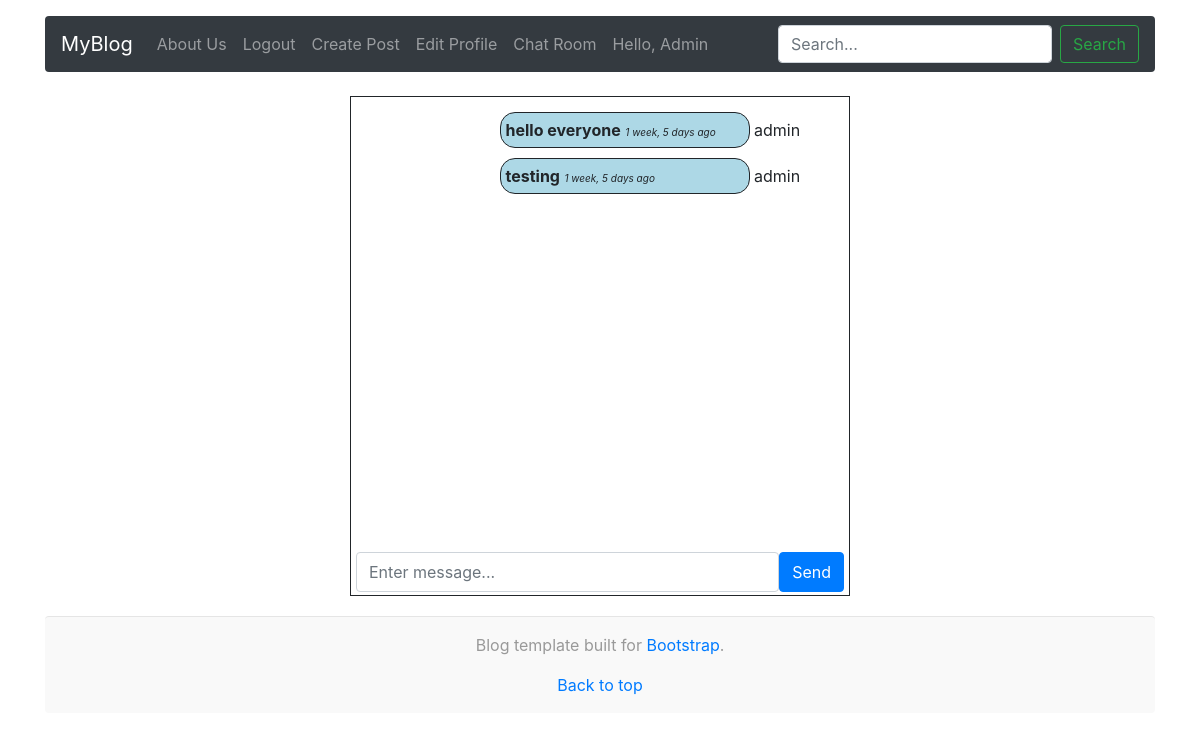
/chat (signed in), run on an earlier commit of the app's database.
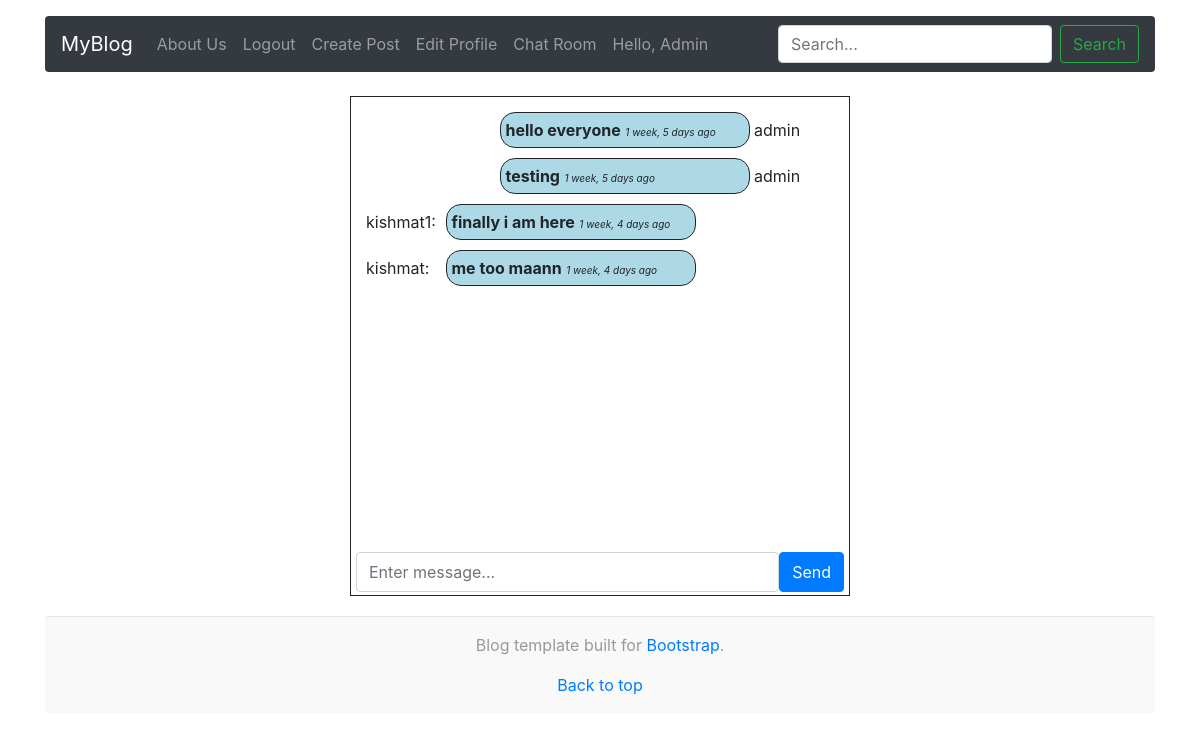
And on a later commit of the database.
### post/models.py (models this page shows, shortened)
class Author(models.Model):
    user = models.OneToOneField(User,on_delete=models.CASCADE,primary_key=True)
    name = models.CharField(max_length=50,null=True)
    phone = models.CharField(max_length=20)
    address = models.CharField(max_length=50,blank=True)
    profile_pic = models.ImageField(upload_to="authors/",default='authors/ava.JPG')

class Chat(models.Model):
    sender = models.ForeignKey(User,on_delete=models.CASCADE)
    message = models.CharField(max_length=500)
    created_at = models.DateTimeField(auto_now_add=True)

### post/views.py (the view)
# urls.py: path('chat',chat,name="chat"),
@login_required(login_url='login')
def chat(request):
    if request.method == "POST":
        chat = request.POST.get('message')
        new_chat = Chat(sender=request.user,message=chat)
        new_chat.save()
    chats = Chat.objects.all()
    context = {
        'chats':chats
    }
    return render(request,'post/chat.html',context)

### post/templates/post/chat.html (shortened to what this page needs)
{% extends 'post/base.html' %}
{% load humanize %}
{% block body %}
<div class="container mt-4 d-flex justify-content-center">
    <div style="border: 1px solid; height: 500px; width: 500px;">
        <div id="chat-box" style="height:450px; padding: 10px; overflow: auto; overflow-x: hidden;">
            {% for chat in chats %}
            {% if chat.sender == request.user %}
            <div style="padding: 5px; float: right;">
                <div style="display: inline-block; background-color: lightblue; border: 1px solid; width:250px; height: fit-content;
                 word-wrap:break-word;  padding: 5px; border-radius: 15px;">
                    <span style="font-weight: bold;">{{chat.message}}</span>
                    <span style="font-size: 10px; font-style: italic;">{{chat.created_at|naturaltime}}</span>
                </div>
                <div style="display: inline-block; width: 80px; height: fit-content; word-wrap:break-word;">
                    {{chat.sender}}
                </div>
            </div>
            {% else %}
            <div style="padding: 5px; float: left;">
                <div style="display: inline-block; width: 75px; height: fit-content; word-wrap:break-word;">
                    {{chat.sender}}:
                </div>
                <div style=" background-color: lightblue; border: 1px solid; width:250px; height: fit-content;
                 word-wrap:break-word; display: inline-block; padding: 5px; border-radius: 15px;">
                    <span style="font-weight: bold;">{{chat.message}}</span>
                    <span style="font-size: 10px; font-style: italic;">{{chat.created_at|naturaltime}}</span>
                </div>
            </div>
            {% endif %}
            {% endfor %}
        </div>
        <div>
            <form class="d-flex justify-content-around" style="height: 50px; padding: 5px;" method="POST">
                <input type="text"class="form-control" name="message" placeholder="Enter message...">
                <button class="btn btn-primary">Send</button>
            </form>
        </div>
    </div>
</div>
{% endblock body %}

### post/templates/post/base.html (shortened to what this page needs)
{% load static %}
<!DOCTYPE html>
<html lang="en">
    <head>
        <link rel="stylesheet" href="https://maxcdn.bootstrapcdn.com/bootstrap/4.0.0/css/bootstrap.min.css" />
    </head>
    <body>
        <div class="container mt-3">
            <nav class="navbar navbar-expand-lg navbar-dark bg-dark rounded justify-content-between">
                <a class="navbar-brand" href="/">MyBlog</a>
                <div class="collapse navbar-collapse" id="navbarSupportedContent">
                    <ul class="navbar-nav mr-auto">
                        <li class="nav-item ">
                            <a class="nav-link" href="#">About Us</a>
                        </li>
                        {% if user.is_authenticated %}
                        <li class="nav-item">
                            <a class="nav-link" href="{% url 'logout' %}">Logout </a>
                        </li>
                        <li class="nav-item">
                            <a class="nav-link" href="{% url 'create-post' %}">Create Post </a>
                        </li>
                        <li class="nav-item">
                            <a class="nav-link" href="{% url 'edit-profile' %}">Edit Profile</a>
                        </li>
                        <li class="nav-item">
                            <a class="nav-link" href="{% url 'chat' %}">Chat Room</a>
                        </li>
                        <li class="nav-item">
                            <a class="nav-link" href="{% url 'mypost' %}" aria-disabled="true">Hello, {{user.author.name}} </a>
                        </li>
                        {% endif %}
                    </ul>
                    <form class="form-inline my-2 my-lg-0" action="/" method="GET">
                        <input required class="form-control mr-sm-2" name="q" type="search" placeholder="Search..."
                            aria-label="Search">
                        <button class="btn btn-outline-success my-2 my-sm-0" type="submit">Search</button>
                    </form>
                </div>
            </nav>
        </div>
        {% block body %}
        {% endblock body %}
        <div class="container mt-3">
            <footer class="blog-footer rounded">
                <p>Blog template built for <a href="#">Bootstrap</a>.</p>
                <p>
                    <a href="#">Back to top</a>
                </p>
            </footer>
        </div>
    </body>
</html>

### post/templates/post/base.html (style rules this page uses)
body { overflow-x: hidden; }
.blog-footer { margin-top: 20px; padding: 1rem 0; color: #999; text-align: center; background-color: #f9f9f9; border-top: .05rem solid #e5e5e5; }
.blog-footer p:last-child { margin-bottom: 0; }

What changed in the data, as far as the page shows it:
added Chat: sender "kishmat1", message "finally i am here", created_at "1 week, 4 days ago"
added Chat: sender "kishmat", message "me too maann", created_at "1 week, 4 days ago"
